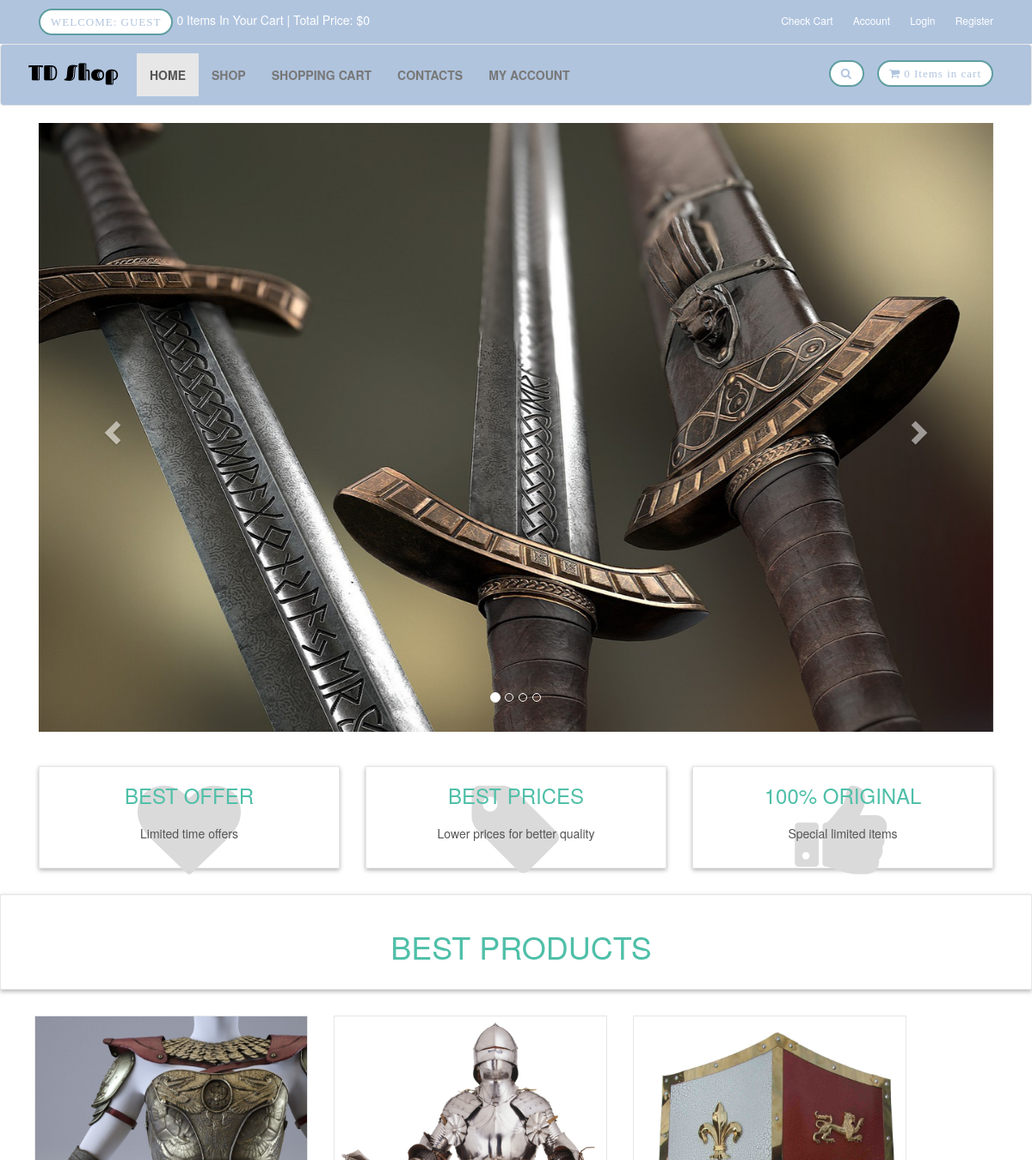
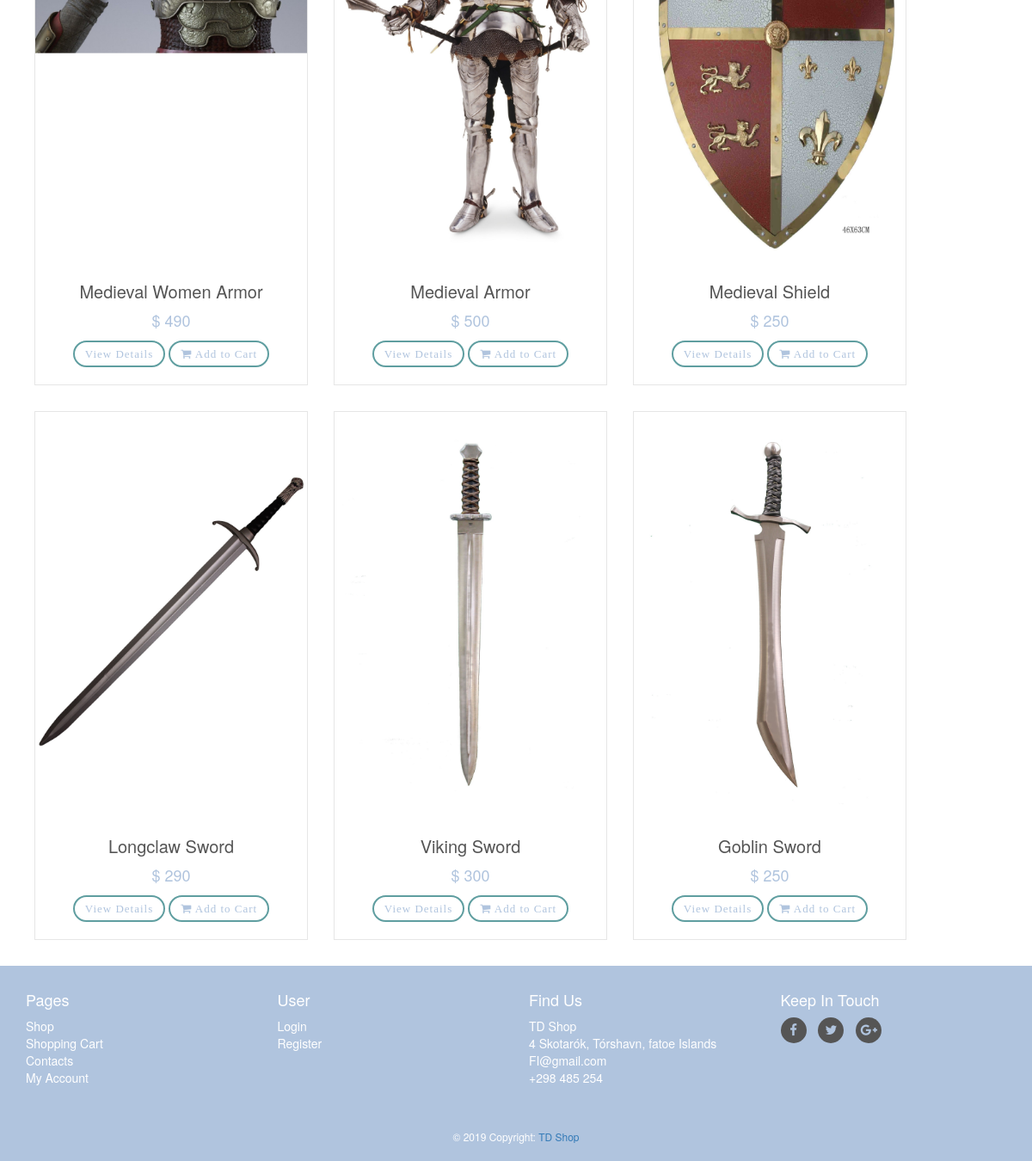
The page / on the database its author committed (2 pictures, top to bottom).
### tables this page shows
CREATE TABLE `slider` (
  `slide_id` int(10) NOT NULL,
  `slide_name` varchar(255) NOT NULL,
  `slide_image` text NOT NULL
);

CREATE TABLE `products` (
  `product_id` int(10) NOT NULL,
  `p_cat_id` int(10) NOT NULL,
  `cat_id` int(10) NOT NULL,
  `date` timestamp NOT NULL DEFAULT current_timestamp() ON UPDATE current_timestamp(),
  `product_title` text NOT NULL,
  `product_img1` text NOT NULL,
  `product_price` int(10) NOT NULL,
  `product_keywords` text NOT NULL,
  `product_desc` text NOT NULL
);

### functions/functions.php (the view, shortened to what this page needs)
<?php
$db = mysqli_connect("localhost","root","","TD-Shop");
function getProduct(){
    global $db;
    $get_products = "select * from products order by 1 DESC LIMIT 0,6";
    $run_products = mysqli_query($db,$get_products);
    while($row_products=mysqli_fetch_array($run_products)){
        $pro_id = $row_products['product_id'];
        $pro_title = $row_products['product_title'];
        $pro_price = $row_products['product_price'];
        $pro_img1 = $row_products['product_img1'];
        echo "
        <div class='col-md-4 col-sm-6 single'>
            <div class='product'>
                <a href='details.php?pro_id=$pro_id'>
                    <img class='img-responsive' src='admin_area/product_images/$pro_img1'>
                </a>
                <div class='text'>
                    <h3>
                        <a href='details.php?pro_id=$pro_id'>
                            $pro_title
                        </a>
                    </h3>
                    <p class='price'>
                        $ $pro_price
                    </p>
                    <p class='button'>
                        <a class='btn btn-primary' href='details.php?pro_id=$pro_id'>
                            View Details
                        </a>
                        <a class='btn btn-primary' href='details.php?pro_id=$pro_id'>
                            <i class='fa fa-shopping-cart'></i> Add to Cart
                        </a>
                    </p>
                </div>
            </div>
        </div>
        ";
    }
}
function getIpFunc(){
    switch(true){
            default : return $_SERVER['REMOTE_ADDR'];
    }
}
function items(){
    global $db;
    $ip_add = getIpFunc();
    $get_items = "select * from cart where ip_add='$ip_add'";
    $run_items = mysqli_query($db,$get_items);
    $count_items = mysqli_num_rows($run_items);
    echo $count_items;
}
function total_price(){
    $total = 0;
    echo "$" . $total;
}
?>

### index.php (shortened to what this page needs)
<?php
include("db.php");
include_once("functions/functions.php");
?>
<!DOCTYPE html>
<html lang="en">
<head>
    <link rel="stylesheet" href="styles/bootstrap-337.min.css">
    <link rel="stylesheet" href="font-awsome/css/font-awesome.min.css">
    <link rel="stylesheet" href="styles/style.css">
</head>
<body>
   <div id="top">
       <div class="container">
           <div class="col-md-6 offer">
            <a href="#" class="btn btn-success btn-primary">
                   <?php
                   if(!isset($_SESSION['customer_email'])){
                       echo "Welcome: Guest";
                   }else{
                       echo "Welcome: " . $_SESSION['customer_email'] . "";
                   }
                   ?>
               </a>
               <a href="checkout.php" style="color:white"><?php items(); ?> Items In Your Cart | Total Price: <?php total_price(); ?> </a>
           </div>
           <div class="col-md-6">
               <ul class="menu">
                   <li>
                       <a href="cart.php">Check Cart</a>
                   </li>
                   <li>
                       <a href="checkout.php">Account</a>
                   </li>
                   <li>
                     <a href="checkout.php">
                     <?php
                     if(!isset($_SESSION['customer_email'])){
                          echo "<a href='checkout.php'> Login </a>";
                         }else{
                          echo " <a href='logout.php'> Log Out </a> ";
                         }
                     ?>
                     </a>
                   </li>
                   <li>
                       <a href="register.php">Register</a>
                   </li>
               </ul>
           </div>
       </div>
   </div>
   <div id="navbar" class="navbar navbar-default">
       <div class="container">
           <div class="navbar-header">
               <a href="index.php" class="navbar-brand home">
                   <img src="images/Webshop-logo.png" alt="Webshop Logo" class="hidden-xs">
               </a>
           </div>
           <div class="navbar-collapse collapse" id="navigation">
               <div class="padding-nav">
                   <ul class="nav navbar-nav left">
                       <li class="active">
                           <a href="index.php">Home</a>
                       </li>
                       <li>
                           <a href="shop.php">Shop</a>
                       </li>
                       <li>
                           <a href="cart.php">Shopping Cart</a>
                       </li>
                       <li>
                           <a href="contact.php">Contacts</a>
                       </li>
                        <li>
                          <?php
                           if(!isset($_SESSION['customer_email'])){
                               echo"<a href='checkout.php'>My Account</a>";
                           }else{
                              echo"<a href='customer/account.php?orders'>My Account</a>";
                           }
                           ?>
                       </li>
                   </ul>
               </div>
               <a href="cart.php" class="btn navbar-btn btn-primary right">
                   <i class="fa fa-shopping-cart"></i>
                   <span><?php items(); ?> Items in cart </span>
               </a>
               <div class="navbar-collapse collapse right">
                   <button class="btn btn-primary navbar-btn" type="button" data-toggle="collapse" data-target="#search">
                       <i class="fa fa-search"></i>
                   </button>
               </div>
           </div>
       </div>
   </div>
   <div class="container" id="slider">
       <div class="col-md-12">
           <div class="carousel slide" id="myCarousel" data-ride="carousel">
               <ol class="carousel-indicators">
                   <li class="active" data-target="#myCarousel" data-slide-to="0"></li>
                   <li data-target="#myCarousel" data-slide-to="1"></li>
                   <li data-target="#myCarousel" data-slide-to="2"></li>
                   <li data-target="#myCarousel" data-slide-to="3"></li>
               </ol>
               <div class="carousel-inner">
                   <?php
                   $get_slides = "select * from slider LIMIT 0,1";
                   $run_slides = mysqli_query($con,$get_slides);
                   while($row_slides=mysqli_fetch_array($run_slides)){
                       $slide_image = $row_slides['slide_image'];
                       echo "
                       <div class='item active'>
                       <img src='admin_area/slides_images/$slide_image'>
                       </div>
                       ";
                   }
                   ?>
               </div>
               <a href="#myCarousel" class="left carousel-control" data-slide="prev">
                   <span class="glyphicon glyphicon-chevron-left"></span>
               </a>
               <a href="#myCarousel" class="right carousel-control" data-slide="next">
                   <span class="glyphicon glyphicon-chevron-right"></span>
               </a>
           </div>
       </div>
   </div>
   <div id="advantages">
       <div class="container">
           <div class="same-height-row">
               <div class="col-sm-4">
                   <div class="box same-height">
                       <div class="icon">
                           <i class="fa fa-heart"></i>
                       </div>
                       <h3><a href="#">Best Offer</a></h3>
                       <p>Limited time offers </p>
                   </div>
               </div>
               <div class="col-sm-4">
                   <div class="box same-height">
                       <div class="icon">
                           <i class="fa fa-tag"></i>
                       </div>
                       <h3><a href="#">Best Prices</a></h3>
                       <p>Lower prices for better quality</p>
                   </div>
               </div>
               <div class="col-sm-4">
                   <div class="box same-height">
                       <div class="icon">
                           <i class="fa fa-thumbs-up"></i>
                       </div>
                       <h3><a href="#">100% Original</a></h3>
                       <p>Special limited items</p>
                   </div>
               </div>
           </div>
       </div>
   </div>
   <div id="hot">
       <div class="box">
           <div class="container">
               <div class="col-md-12">
                   <h2>
                       Best Products
                   </h2>
               </div>
           </div>
       </div>
   </div>
   <div id="content" class="container">
       <div class="row">
           <?php
           getProduct();
           ?>
       </div>
   </div>
  <?php
    include("footer.php");
  ?>
</body>
</html>

### styles/style.css (style rules this page uses)
body { font-size: 14px; line-height: 1.42857143; color: #B0C4DE; background: #ffffff; overflow-x: hidden; }
#top { background: #B0C4DE; color: #ffffff; padding: 10px 0; }
#top .offer { color: #ffffff; }
#top .offer .btn { text-transform: uppercase; }
#top a { color: #B0C4DE; }
#top ul.menu { padding-top: 5px; margin: 0px; text-align: right; font-size: 12px; list-style: none; }
#top ul.menu > li { display: inline-block; }
#top ul.menu > li a { color: #ffffff; }
#top ul.menu > li + li:before { content: "|\00a0"; color: #B0C4DE; padding: 0 5px; }
.navbar { background: #B0C4DE; }
.navbar-collapse .right { float: right; }
.navbar-brand { float: left; padding: 10px 15px; font-size: 18px; line-height: 20px; height: 70px; }
.navbar ul.nav > li > a { text-transform: uppercase; font-weight: bold; font-size: 14px; background: #B0C4DE; }
.padding-nav { padding-top: 10px; }
.btn-primary { font-family: Raleway-SemiBold; font-size: 13px; color: #B0C4DE; letter-spacing: 1px; line-height: 15px; border: 2px solid #5F9EA0; border-radius: 40px; background: transparent; background-color: #fff !important; transition: all 0.3s ease 0s; }
#slider { margin-bottom: 40px; }
#advantages { text-align: center; }
.box { background: #ffffff; margin: 0 0 30px; border: solid 1px #e6e6e6; box-sizing: border-box; padding: 20px; box-shadow: 0px 2px 5px rgba(0, 0, 0, .3); }
#advantages .box .icon { position: absolute; font-size: 120px; width: 100%; text-align: center; top: -20px; left: 0px; height: 100%; float: left; color: #dadada; box-sizing: border-box; z-index: 1; }
#advantages .box h3 { position: relative; margin: 0 0 20px; font-weight: 300; text-transform: uppercase; z-index: 2; }
#advantages .box h3 a { color: #4fbfa8; }
#advantages .box p { position: relative; z-index: 2; color: #555555; }
#hot h2 { font-size: 36px; font-weight: 400; color: #4fbfa8; text-align: center; text-transform: uppercase; }
#content { padding-left: 25px; }
.single { width: 30%; }
#content .product { background: #ffffff; border: solid 1px #e6e6e6; margin-bottom: 30px; box-sizing: border-box; }
#content .product .text { padding: 10px 10px 0px; }
#content .product .text p.price { font-size: 18px; text-align: center; font-weight: 400; }
#content .product .text .button { text-align: center; clear: both; }
#content .product .text .button .btn { margin-bottom: 10px; }
#content .product .text h3 { text-align: center; color: #B0C4DE; font-size: 20px; }
#content .product .text h3 a { color: rgb(85, 85, 85); }
.box h2 { color: #5F9EA0; }

### rows shown on the page
slider: slide_image (picture)
products: product_img1 (picture), product_title "Medieval Women Armor", product_price "490"
products: product_img1 (picture), product_title "Medieval Armor", product_price "500"
products: product_img1 (picture), product_title "Medieval Shield", product_price "250"
products: product_img1 (picture), product_title "Longclaw Sword", product_price "290"
products: product_img1 (picture), product_title "Viking Sword", product_price "300"
products: product_img1 (picture), product_title "Goblin Sword", product_price "250"

### other values the page prints
$count_items "0 0"
$total "0"
